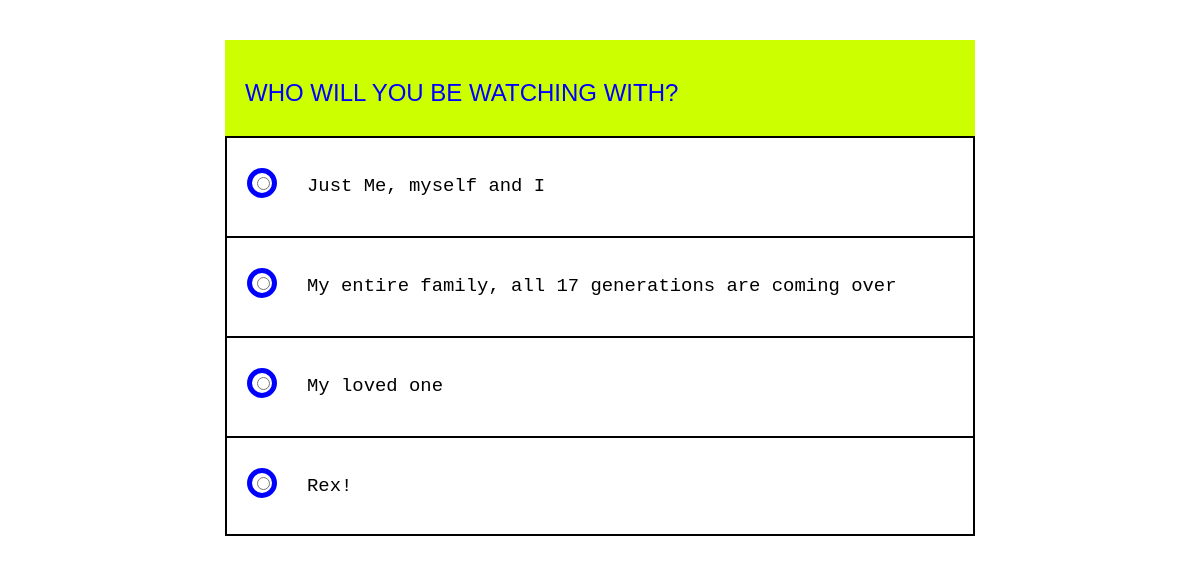
Page /quiz/question.php on the committed database.
### tables this page shows
CREATE TABLE `questions` (
  `id` int(11) NOT NULL,
  `text_questions` text NOT NULL
);

CREATE TABLE `choices` (
  `id` int(11) NOT NULL,
  `id_question` int(11) DEFAULT NULL,
  `text` text NOT NULL
);

### quiz/question.php (the view, shortened to what this page needs)
<?php include "database.php" ?>
<?php
if (isset($_GET['n'])){
    $number =(int) $_GET['n'];
}else{
    $number =1;
}
$query = "SELECT * FROM `questions` WHERE id = $number";
$result = $mysqli->query($query) or die();
$question = $result ->fetch_assoc();
$query = "SELECT * FROM `choices`as c left Join questions as q on q.id  =c.id_question  WHERE c.id_question =$number";
$choices = $mysqli ->query($query) or die();
?>
<!DOCTYPE html>
<html lang="en">
<head>
	<link href="https://maxcdn.bootstrapcdn.com/bootstrap/3.3.0/css/bootstrap.min.css" rel="stylesheet" id="bootstrap-css">
<link rel="stylesheet" href="style.css">
</head>
<body>
	<div class="container">
		<div class="row"><br><br>
			<div class="col-sm-8 col-sm-offset-2">
				<div id="quiz">
					<div class="question">
						<h3>
							<span id="question"> <?php echo $question['text_questions']; ?></span>
						</h3>
					</div>
					<form action="process.php" method="get">
						<ul>
							<?php while ($row = $choices->fetch_assoc()): ?>
							<li>
								<input type="radio" class="radio" name="radio">
								<label for="f-option"  class="element-animation" > <?php echo $row['text'] ?> </label>
								<div class="check"><div class="inside"></div></div>
							</li>
							<?php endwhile; ?>
						</ul>
					</form>
				</div>
			</div>
		</div>
		<div class="row">
			<div class="col-sm-8 col-sm-offset-2">
			</div>
		</div>
	</div>
</body>
</html>

### quiz/style.css (style rules this page uses)
body, html { height: 100%; background: #ffffff; font-family: 'Source Code', monospace; }
form { margin: 0 auto; }
.question { background: #ccff00; padding: 20px; color: #0000ff; font-family: helvetica, sans-serif; text-transform: uppercase; font-weight: 700; }
.container ul { list-style: none; margin: 0; padding: 0; }
ul li { color: black; display: block; position: relative; float: left; width: 100%; height: 100px; border-top: 2px solid #000000; border-right: 2px solid #000000; border-left: 2px solid #000000; border-bottom: none; background: #ffffff; }
ul li:last-of-type { border-bottom: 2px solid #000000; }
ul li input[type=radio] { position: absolute; border: 5px solid #00FF00; visibility:0.01; display: block; position: absolute; border: 5px solid #AAAAAA; border-radius: 100%; top: 35px; left: 30px; z-index: 10; }
ul li label { display: block; position: relative; font-weight: 300; font-size: 1.35em; padding: 25px 25px 25px 80px; margin: 10px auto; height: 30px; z-index: 9; cursor: pointer; -webkit-transition: all 0.25s linear; }
ul li .check { display: block; position: absolute; border: 5px solid #0000ff; border-radius: 100%; height: 30px; width: 30px; top: 30px; left: 20px; transition: border .25s linear; -webkit-transition: border .25s linear; }
ul li .check::before { display: block; position: absolute; content: ''; border-radius: 100%; height: 14px; width: 14px; top: 3px; left: 3px; margin: auto; transition: background 0.25s linear; -webkit-transition: background 0.25s linear; }
ul { margin: 0 auto; }

### rows in the picture
questions: text_questions "WHO WILL YOU BE WATCHING WITH?"
choices: text "Just Me, myself and I"
choices: text "My entire family, all 17 generations are coming over"
choices: text "My loved one"
choices: text "Rex!"
